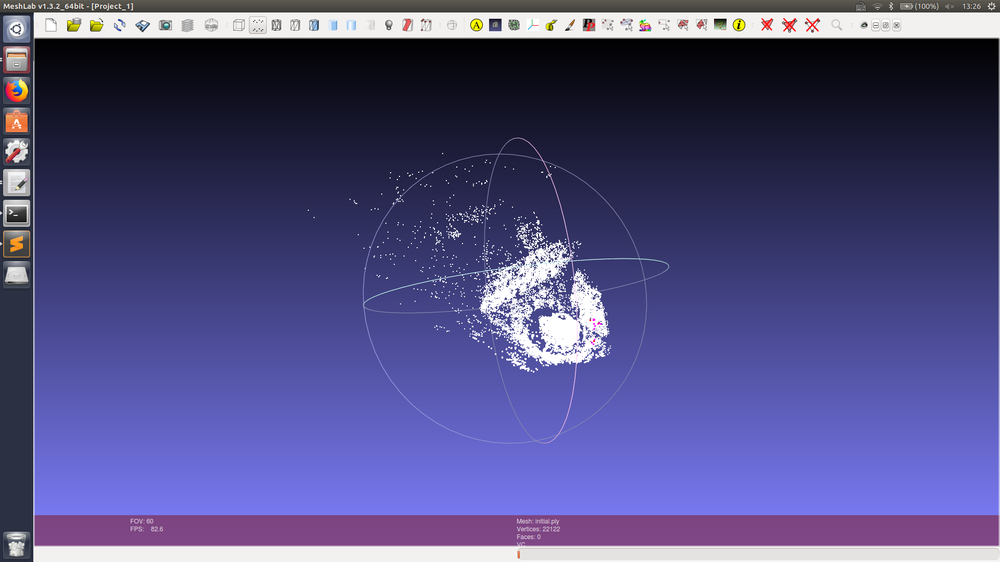
//> input picture ch10/ceres_bundle/beforeBA.png, 1000 x 562 px, shrunk from 1920 x 1080 before the run
$ ./feature_extraction_orb ../../ch10/ceres_bundle/beforeBA.png ../../ch10/ceres_bundle/beforeBA.png   (built with g++ and OpenCV 4)
//> lines starting //> are read from the running program, lines starting //| are printed output that depends on the picture
#include<iostream>

#include<opencv2/core/core.hpp>
#include<opencv2/features2d/features2d.hpp>
#include<opencv2/highgui/highgui.hpp>

using namespace std;
using namespace cv;

int main(int argc, char **argv){
    if(argc!=3){
        cout<<"usage: feature_extraction img1 img2"<<endl;
        return 1;
    }

    Mat img1 = imread(argv[1], CV_LOAD_IMAGE_COLOR);
//> img1 is the input picture: 562 rows x 1000 cols, CV_8UC3; mean B, G, R 128.4, 77.4, 80.6
    Mat img2 = imread(argv[2], CV_LOAD_IMAGE_COLOR);

    vector<KeyPoint> keypoints_1, keypoints_2;
    Mat descriptors_1, descriptors_2;
    //Ptr<ORB> orb = ORB::create(500, 1.2f, 8, 31, 0, 2, ORB::HARRIS_SCORE, 31, 20);
    Ptr<FeatureDetector> detector = ORB::create();
    Ptr<DescriptorExtractor> descriptor = ORB::create();
    Ptr<DescriptorMatcher> matcher = DescriptorMatcher::create("BruteForce-Hamming");

    detector->detect(img1, keypoints_1);
//> keypoints_1 = 500 keypoints; strongest (x, y, size): (537, 222, 31), (563, 256, 31), (34, 36, 31), (540, 234, 31)
    detector->detect(img2, keypoints_2);
//> keypoints_2 has the same summary as keypoints_1

    descriptor->compute(img1, keypoints_1, descriptors_1);
    descriptor->compute(img2, keypoints_2, descriptors_2);

    Mat outimg1;
    drawKeypoints(img1, keypoints_1, outimg1, Scalar::all(-1), DrawMatchesFlags::DEFAULT);
    imshow("ORB features: ", outimg1);

    vector<DMatch> matches;
    //BFMatcher matcher(NORM_HAMMING);
    matcher->match(descriptors_1, descriptors_2, matches);
//> matches = 500 matches

    double min_dist = 10000, max_dist = 0;

    for (int i = 0; i < descriptors_1.rows; i++)
    {
        double dist = matches[i].distance;
        if(dist < min_dist) min_dist = dist;
        if(dist > max_dist) max_dist = dist;
    }
//> this loop made 500 passes
//> min_dist on pass 1: 0
//> after the loop, min_dist = 0; max_dist = 0

    printf("-- Max dist : %f \n", max_dist);
//| -- Max dist : 0.000000
    printf("-- Min dist : %f \n", min_dist);
//| -- Min dist : 0.000000

    vector<DMatch> good_matches;
    for (int i = 0; i < descriptors_1.rows; i++)
    {
        if (matches[i].distance <= max(2*min_dist, 30.0))
        {
            good_matches.push_back(matches[i]);
        }
    }
//> after the loop, good_matches = 500 matches

    Mat img_match;
    Mat img_goodmatch;
    drawMatches(img1, keypoints_1, img2, keypoints_2, matches, img_match);
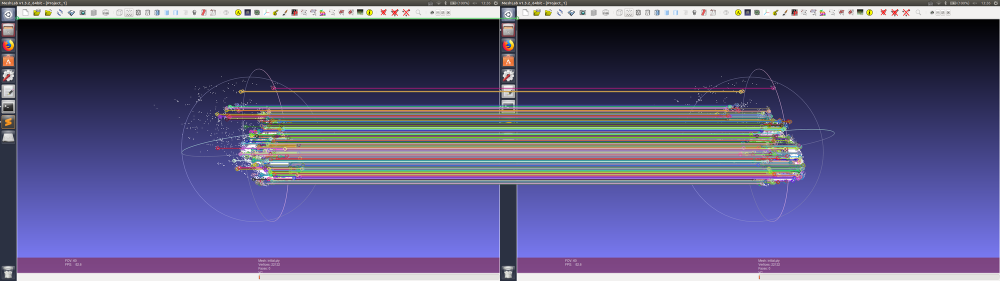
//> img_match: 562 rows x 2000 cols, CV_8UC3 (shown at 1/2 size); mean B, G, R 127.3, 85.2, 88.7
    drawMatches(img1, keypoints_1, img2, keypoints_2, good_matches, img_goodmatch);
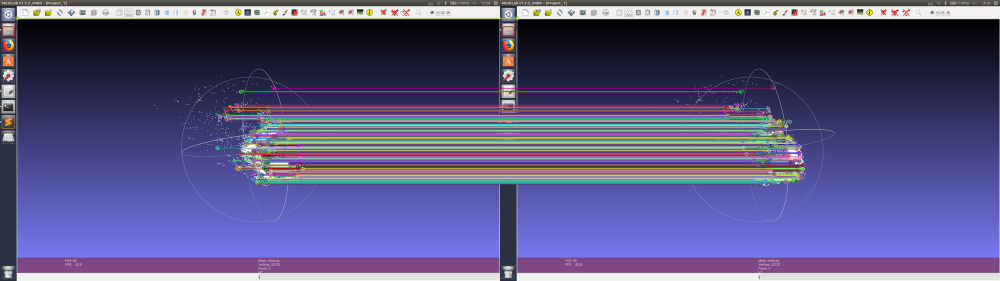
//> img_goodmatch: 562 rows x 2000 cols, CV_8UC3 (shown at 1/2 size); mean B, G, R 127.6, 83.9, 87.4
    imshow("all correspondences:", img_match);
    imshow("good correspondences:", img_goodmatch);

    waitKey(0);
    return 0;

}
